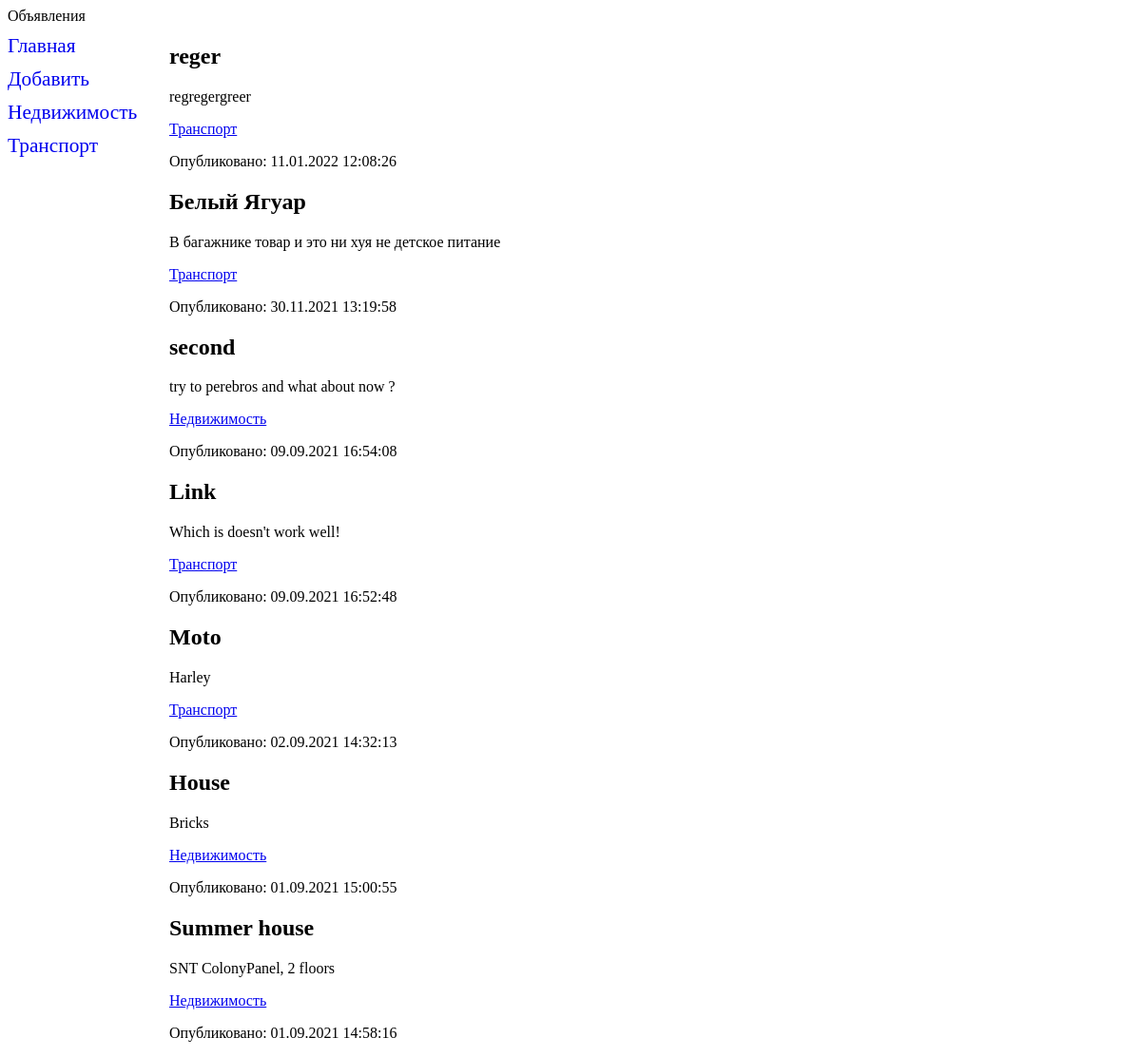
Page /bboard/ on the earlier database version.
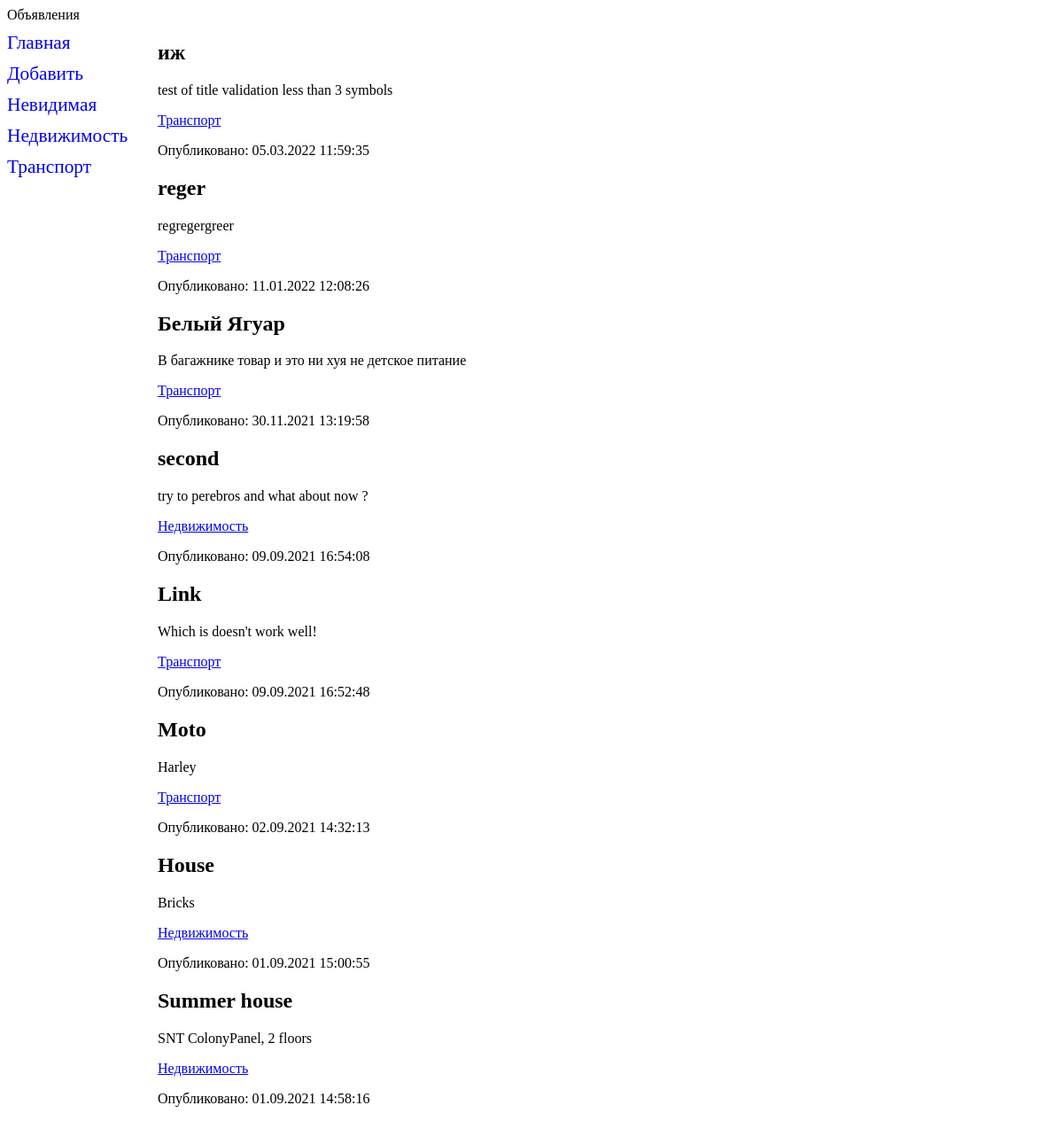
Same page on the later database version.
### bboard/models.py (models this page shows, shortened)
class Rubric(models.Model) :
    def get_absolute_url(self):
        return f'/bboard/{self.pk}'
    name = models.CharField(max_length=20, db_index=True, verbose_name='Название')
    some = models.CharField(max_length=4, verbose_name='Some test') # ??????
    show = models.BooleanField(default=True)    # Не дает возможность выбрать рубрику False
    class Meta:
        verbose_name_plural = 'Рубрики'
        verbose_name        = 'Рубрика'
        ordering            = ['name']

class Bb(models.Model):
    class Kinds(models.TextChoices):
                    BUY = 'b', 'Куплю'
                    SELL = 's', 'Продам'
                    EXCHANGE = 'с', 'Обменяю'
                    RENT = 'r'
                    __empty__ = 'Выберите тип публикуемого объявления'
    kind        = models.CharField(max_length=1,choices=Kinds.choices,default=Kinds.SELL)
    title       = models.CharField(max_length=50, verbose_name='Товар',
                                    validators=[validators.MinLengthValidator(get_min_length)])
    content     = models.TextField(null=True, blank=True, verbose_name='Описание')
    price       = models.FloatField(null=True, blank=True, verbose_name="Цена")
    published   = models.DateTimeField(auto_now_add=True, db_index=True, verbose_name="Опубликовано")
    changed     = models.DateTimeField(auto_now=True, db_index=True, verbose_name="Изменено")
    rubric      = models.ForeignKey('Rubric', null=True, on_delete=models.PROTECT, verbose_name='Рубрика',
                                     limit_choices_to={'show': True})
    class Meta:
        verbose_name_plural = 'Объявления'
        verbose_name        = 'Объявление'
        ordering            = ['-published']
        unique_together     = ('title', 'price')    # Ограничение на уже имеющуюся комбинацию в БД

### bboard/views.py (the view)
# urls.py: path('', index, name='index'),
def index(request):
    if request.method == 'GET':     # не обязательно
        bbs             = Bb.objects.all()
        rubrics         = Rubric.objects.all()
        context         = {'bbs': bbs, 'rubrics': rubrics}
        return render(request, 'bboard/index.html', context)
    else:
        return HTTPResponse('Wrong method: 405')

### bboard/templates/bboard/index.html
{% extends "layout/basic.html" %}
{% block content %}
{% for bb in bbs %}
<div>
    <h2>{{ bb.title }}</h2>
    <p>{{ bb.content }}</p>
    <p><a href="/bboard/{{ bb.rubric.pk }}/">
            {{ bb.rubric.name }}</a></p>
    <p>Опубликовано: {{ bb.published|date:"d.m.Y H:i:s" }}</p>
</div>
{% endfor %}
{% endblock %}

### bboard/templates/layout/basic.html (shortened to what this page needs)
{% load static %}
<!DOCTYPE html>
<html>
<head>
</head>
<body>
    <header>
        <hl>Объявления</hl>
        <link rel="stylesheet" type="text/css" href="{% static 'bboard/style.css' %}">
    </header>
    <nav>
        <a href="{% url 'index' %}">Главная</а>
            <a href="{% url 'add' %}">Добавить</а>
                {% for rubric in rubrics %}
                <a href="{{ rubric.get_absolute_url }}">
                    {{ rubric.name }}</a>
                {% endfor %}
    </nav>
    <section>
        {% block content %}
        {% endblock %}
    </section>
</body>
</html>

Differences in the rows shown:
added Rubric: name "Невидимая"
added Bb: title "иж", content "test of title validation less than 3 symbols", rubric.name "Транспорт", published "05.03.2022 11:59:35"
